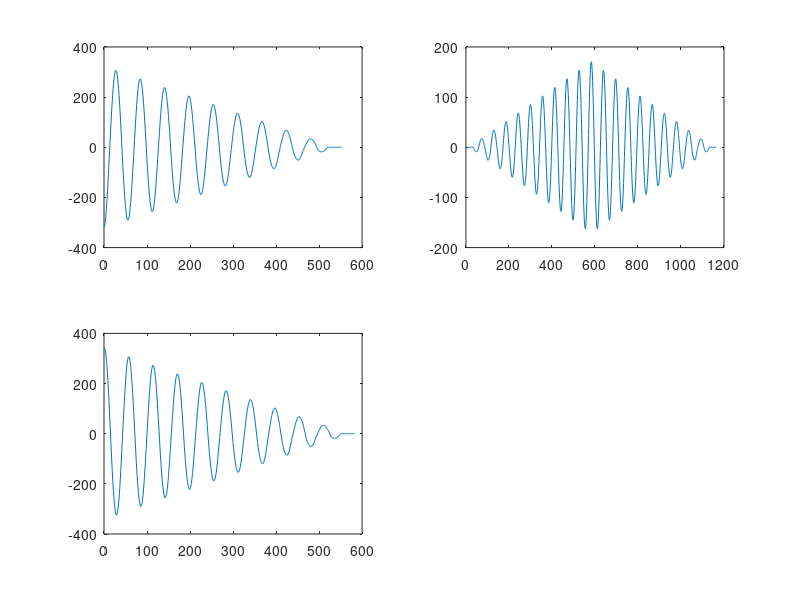
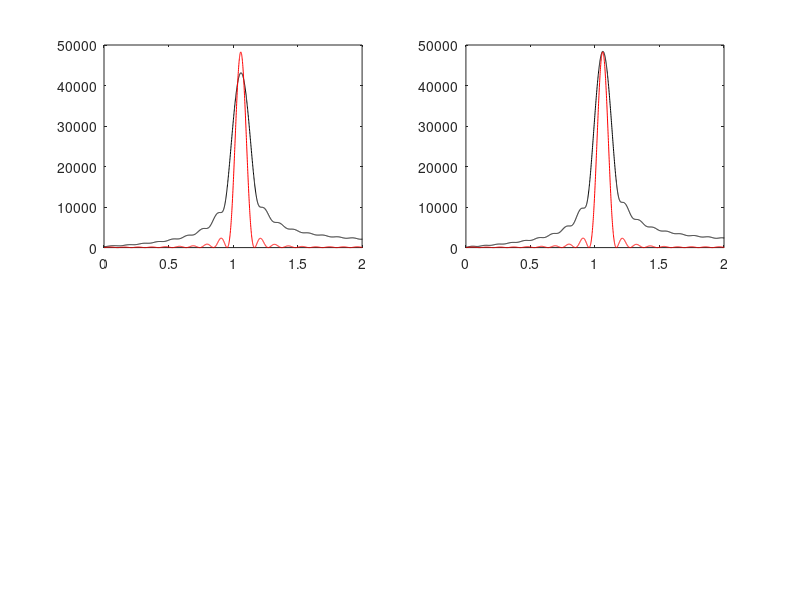

MATLAB code for these plots, in order:
clear
clc

b = 1;
first = 1;
cf = 1.06;

period = 1/cf;
fs = 60;
ts = 1/fs;
long = fs*1000;
t = 0:ts:20;
duty = 3/(8/cf)*100;
sens = (square(t*2*pi/period,duty) + 1)/2;
se = find(abs(diff(sens)) == 1);
sens = sens(:,[se(1)+1:se(22)]);

test = (square(t*2*pi/period) + 1)/2;
wa = find(abs(diff(test)) == 1);
wave = cos(2*pi/period.*t);
wave = wave(:,[wa(1)+1:wa(21)]);

sim3 = conv(wave,sens);
sim1 = sim3*2;
valley = find(sim1(1:end-2)>sim1(2:end-1) & sim1(2:end-1)<sim1(3:end)) + 1;
peak = find(sim1(1:end-2)<sim1(2:end-1) & sim1(2:end-1)>sim1(3:end)) + 1;
sim1o = sim1;
sim1(:,[1:valley(11)+first]) = []; 
sim1o(:,[1:peak(10)-1]) = []; 

figure(2)
subplot(2,2,1);plot(sim1);
subplot(2,2,2);plot(sim3);
subplot(2,2,3);plot(sim1o);
%%

f = (0:long-1)*fs/long;
sim1(:,[length(sim1)+1:long]) =  0;
sim1o(:,[length(sim1o)+1:long]) =  0;
sim3(:,[length(sim3)+1:long]) =  0;
f1 = fft(sim1);
f1o = fft(sim1o);
f3 = fft(sim3);

f1 = f1';
f1o = f1o';
f3 = f3';

figure(5)
subplot(2,2,1);plot(f,abs(f1),'k',f,abs(f3),'r');axis([0 2 0 5e4]);
subplot(2,2,2);plot(f,abs(f1o),'k',f,abs(f3),'r');axis([0 2 0 5e4]);

n = find(f == 3);
f = f(:,[1:n]);
F1 = abs(f1([1:n],:)).*10^-4;
F1o = abs(f1o([1:n],:)).*10^-4;
F3 = abs(f3([1:n],:)).*10^-4;

ratio_peak = max(F1)/max(F3)
ratio_peak_o = max(F1o)/max(F3)

echo = [f;F1';f;F3'];
echoo = [f;F1o';f;F3'];
fid = fopen('sim_freq.txt','w');                              
fprintf(fid,'%9f  %12f  %15f  %18f\r\n',echo);
fclose(fid);
fid = fopen('simo_freq.txt','w');                              
fprintf(fid,'%9f  %12f  %15f  %18f\r\n',echoo);
fclose(fid);
